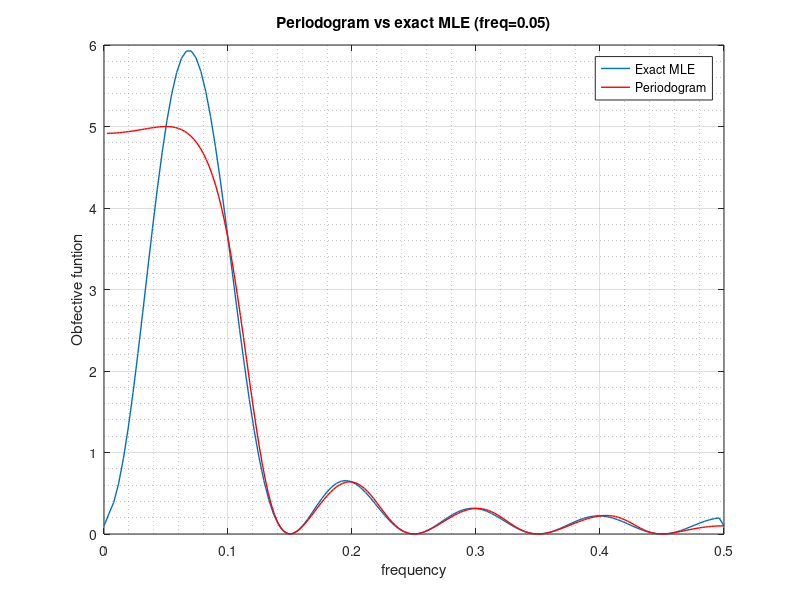

MATLAB code for this plot:
function homework8ch7_24
% 6865 
% Zeyu Liu
% Plot the periodogram for N=10 for the frequencies f0=0.25 and f0=0.05.
% Use the noiseless data x[n]=cos(2*pi*f0*n), n=0,1,...,N-1

% 1. f0=0.25

N = 10;
f1 = 0.25;

n = 0:N-1;
x = cos(2*pi*f1*n);

% periodogram
% I = (1/N)*(abs(sum(x.*exp((-i)*2*pi*f1*n))).^2);
[pxx,f] = periodogram(x);
plot(f/(2*pi),pxx*2*pi,'LineWidth',1)
hold on;

% Exact MLE
Fs = 400; % sampling frequency 
N1 = [0:N-1];
xlab = zeros(1,Fs);
ylab = zeros(1,Fs);
a = 1;
for fs = 0:1/Fs:0.5
    xlab(1,a) = fs;
    c = cos(2*pi*fs*N1);
    s = sin(2*pi*fs*N1);
    H = [c; s];
    y1 = x*H'*(H*H')^(-1)*H*x';
    ylab(1,a) = y1;
    a = a + 1;
end;

plot(xlab(1:201),ylab(1:201),'LineWidth',1,'Color',[1 0 0]);

grid on
grid minor
title('Periodogram vs exact MLE (freq=0.25)');
xlabel('frequency');
ylabel('Obfective funtion');
legend('Periodogram','Exact MLE');
pause;

hold off;

% 2. f0=0.05
N = 10;
f2 =0.05;

n = 0:(N-1);
x1 = cos(2*pi*f2*n);

% periodogram
[pxx,f] = periodogram(x1);
plot(f/(2*pi),pxx*2*pi,'LineWidth',1)
hold on;

% Exact MLE
Fs = 400;
N1 = [0:N-1];
xlab = zeros(1,Fs);
ylab = zeros(1,Fs);
a = 1;

for fs = 0:1/Fs:0.5
    xlab(1,a) = fs;
    c1 = cos(2*pi*fs*N1);
    s1 = sin(2*pi*fs*N1);
    H1 = [c1; s1];
    y2 = x1*H1'*(H1*H1')^(-1)*H1*x1';
    ylab(1,a) = y2;
    a = a + 1;
end;

plot(xlab(1:201),ylab(1:201),'LineWidth',1,'Color',[1 0 0]);

grid on
grid minor
title('Periodogram vs exact MLE (freq=0.05)');
xlabel('frequency');
ylabel('Obfective funtion');
legend('Exact MLE','Periodogram');
pause;
hold off;

